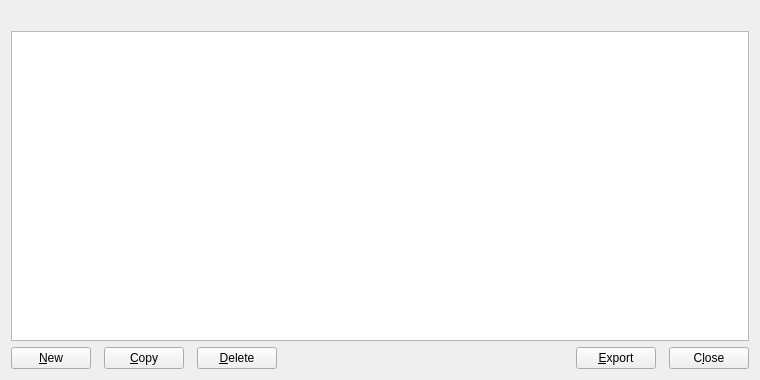
<?xml version="1.0" encoding="UTF-8"?>
<ui version="4.0">
 <class>AddressBookPage</class>
 <widget class="QWidget" name="AddressBookPage">
  <property name="geometry">
   <rect>
    <x>0</x>
    <y>0</y>
    <width>760</width>
    <height>380</height>
   </rect>
  </property>
  <layout class="QVBoxLayout" name="verticalLayout">
   <item>
    <widget class="QLabel" name="labelExplanation">
     <property name="textFormat">
      <enum>Qt::PlainText</enum>
     </property>
     <property name="wordWrap">
      <bool>true</bool>
     </property>
    </widget>
   </item>
   <item>
    <widget class="QTableView" name="tableView">
     <property name="contextMenuPolicy">
      <enum>Qt::CustomContextMenu</enum>
     </property>
     <property name="toolTip">
      <string>Right-click to edit address or label</string>
     </property>
     <property name="tabKeyNavigation">
      <bool>false</bool>
     </property>
     <property name="alternatingRowColors">
      <bool>false</bool>
     </property>
     <property name="selectionMode">
      <enum>QAbstractItemView::SingleSelection</enum>
     </property>
     <property name="selectionBehavior">
      <enum>QAbstractItemView::SelectRows</enum>
     </property>
     <property name="sortingEnabled">
      <bool>true</bool>
     </property>
     <attribute name="verticalHeaderVisible">
      <bool>false</bool>
     </attribute>
    </widget>
   </item>
   <item>
    <layout class="QHBoxLayout" name="horizontalLayout">
     <property name="spacing">
      <number>13</number>
     </property>
     <item>
      <widget class="QPushButton" name="newAddress">
       <property name="toolTip">
        <string>Create a new address</string>
       </property>
       <property name="text">
        <string>&amp;New</string>
       </property>
       <property name="icon">
        <iconset resource="../wizblcoin.qrc">
         <normaloff>:/icons/add</normaloff>:/icons/add</iconset>
       </property>
       <property name="autoDefault">
        <bool>false</bool>
       </property>
      </widget>
     </item>
     <item>
      <widget class="QPushButton" name="copyAddress">
       <property name="toolTip">
        <string>Copy the currently selected address to the system clipboard</string>
       </property>
       <property name="text">
        <string>&amp;Copy</string>
       </property>
       <property name="icon">
        <iconset resource="../wizblcoin.qrc">
         <normaloff>:/icons/editcopy</normaloff>:/icons/editcopy</iconset>
       </property>
       <property name="autoDefault">
        <bool>false</bool>
       </property>
      </widget>
     </item>
     <item>
      <widget class="QPushButton" name="deleteAddress">
       <property name="toolTip">
        <string>Delete the currently selected address from the list</string>
       </property>
       <property name="text">
        <string>&amp;Delete</string>
       </property>
       <property name="icon">
        <iconset resource="../wizblcoin.qrc">
         <normaloff>:/icons/remove</normaloff>:/icons/remove</iconset>
       </property>
       <property name="autoDefault">
        <bool>false</bool>
       </property>
      </widget>
     </item>
     <item>
      <spacer name="horizontalSpacer">
       <property name="orientation">
        <enum>Qt::Horizontal</enum>
       </property>
       <property name="sizeHint" stdset="0">
        <size>
         <width>40</width>
         <height>20</height>
        </size>
       </property>
      </spacer>
     </item>
     <item>
      <widget class="QPushButton" name="exportButton">
       <property name="toolTip">
        <string>Export the data in the current tab to a file</string>
       </property>
       <property name="text">
        <string>&amp;Export</string>
       </property>
       <property name="icon">
        <iconset resource="../wizblcoin.qrc">
         <normaloff>:/icons/export</normaloff>:/icons/export</iconset>
       </property>
       <property name="autoDefault">
        <bool>false</bool>
       </property>
      </widget>
     </item>
     <item>
      <widget class="QPushButton" name="closeButton">
       <property name="sizePolicy">
        <sizepolicy hsizetype="Minimum" vsizetype="Minimum">
         <horstretch>0</horstretch>
         <verstretch>0</verstretch>
        </sizepolicy>
       </property>
       <property name="text">
        <string>C&amp;lose</string>
       </property>
       <property name="autoDefault">
        <bool>false</bool>
       </property>
      </widget>
     </item>
    </layout>
   </item>
  </layout>
 </widget>
 <resources>
  <include location="../wizblcoin.qrc"/>
 </resources>
 <connections/>
</ui>
